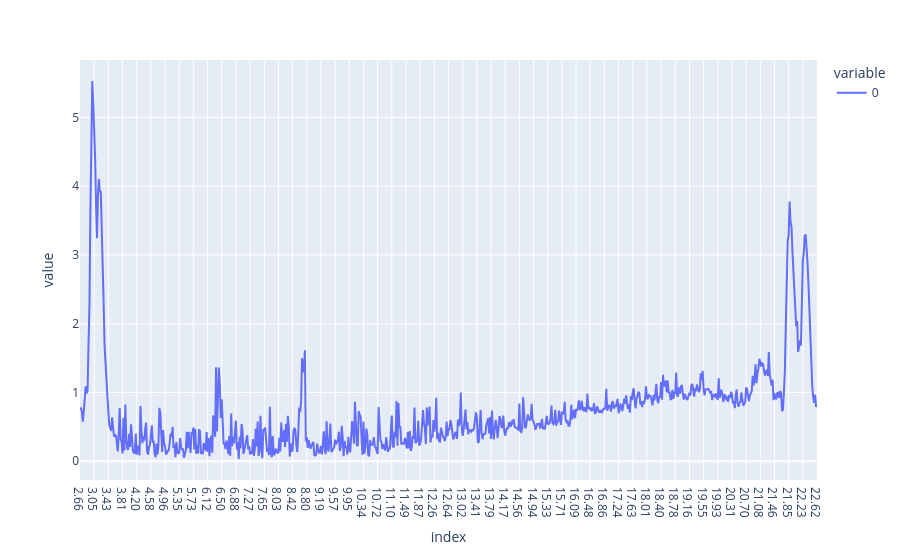

Notebook code for this chart:
### Code cell
# plotando o vip scores rapidamente
vip_scores_mat.T.plot()

### Figure 1 — Plotly figure (JSON) as saved in the notebook; plotly's stock layout.template omitted (floating-point values rounded to 4 significant figures; data arrays with more than 128 entries replaced by an {"elided": "..."} marker saying what was removed)
{"data": [{"hovertemplate": "variable=0<br>index=%{x}<br>value=%{y}<extra></extra>", "legendgroup": "0", "line": {"color": "#636efa", "dash": "solid"}, "marker": {"symbol": "circle"}, "mode": "lines", "name": "0", "orientation": "v", "showlegend": true, "type": "scatter", "x": {"elided": "781 str values"}, "xaxis": "x", "y": {"elided": "781 float values"}, "yaxis": "y"}], "layout": {"legend": {"title": {"text": "variable"}, "tracegroupgap": 0}, "margin": {"t": 60}, "xaxis": {"anchor": "y", "domain": [0, 1], "title": {"text": "index"}}, "yaxis": {"anchor": "x", "domain": [0, 1], "title": {"text": "value"}}}}
